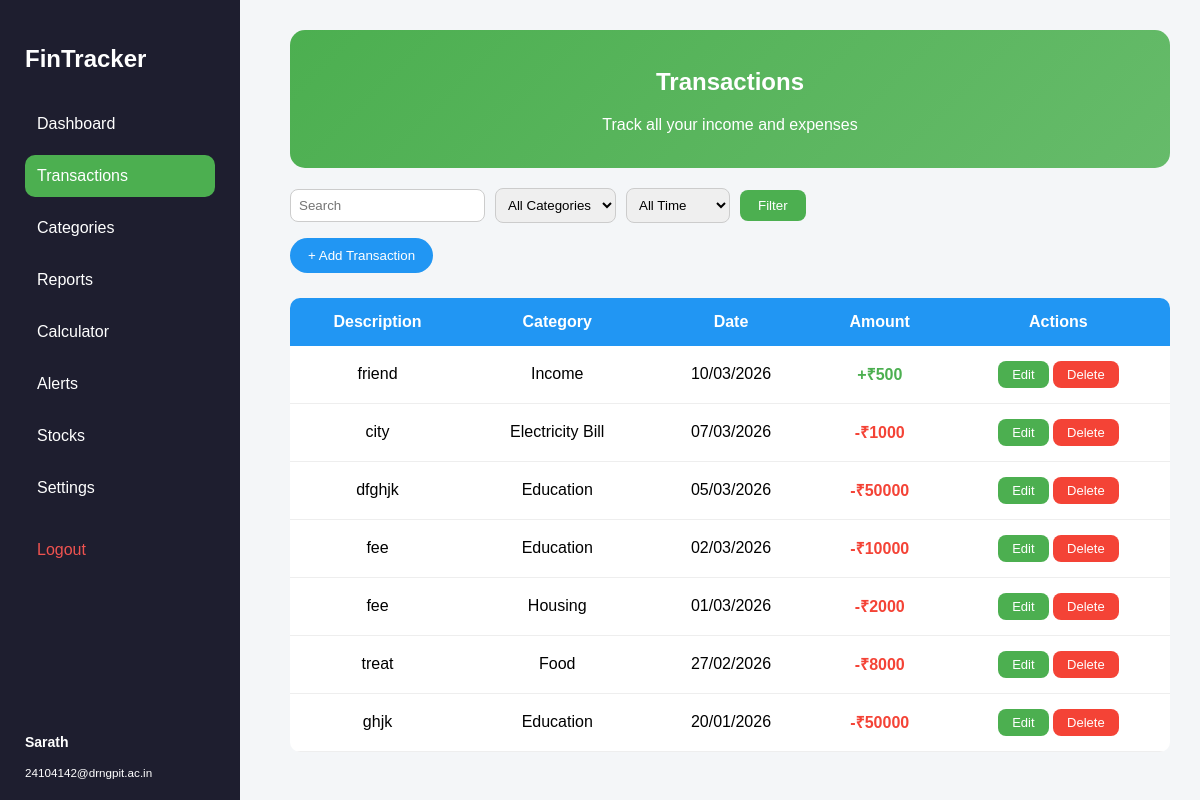
Screenshot of /transaction/ (signed in) with the database file from the repository.
### myapp/models.py (models this page shows, shortened)
class Transaction(models.Model):
    TRANSACTION_TYPES = [
        ('income', 'Income'),
        ('expense', 'Expense'),
    ]
    user = models.ForeignKey(User, on_delete=models.CASCADE, related_name='transactions')
    description = models.CharField(max_length=255)
    category = models.CharField(max_length=100)
    amount = models.DecimalField(max_digits=12, decimal_places=2)
    transaction_type = models.CharField(max_length=7, choices=TRANSACTION_TYPES, default='expense')
    date = models.DateField()
    created_at = models.DateTimeField(auto_now_add=True)
    class Meta:
        ordering = ['-date', '-created_at']

### myapp/views.py (the view)
# urls.py: path('transaction/', transaction_view, name='transaction'),
@login_required
def transaction_view(request):
    user = request.user
    transactions = Transaction.objects.filter(user=user)
    categories = Category.objects.filter(user=user)
    search = request.GET.get('search', '').strip()
    cat_filter = request.GET.get('category', '')
    time_filter = request.GET.get('time', '')
    if search:
        transactions = transactions.filter(
            Q(description__icontains=search) | Q(category__icontains=search)
        )
    if cat_filter:
        transactions = transactions.filter(category=cat_filter)
    if time_filter == 'today':
        transactions = transactions.filter(date=timezone.now().date())
    elif time_filter == 'month':
        now = timezone.now().date()
        transactions = transactions.filter(date__year=now.year, date__month=now.month)
    context = {
        'transactions': transactions,
        'categories': categories,
        'search': search,
        'cat_filter': cat_filter,
        'time_filter': time_filter,
    }
    return render(request, 'transaction.html', context)

### static/templates/transaction.html (shortened to what this page needs)
{% load static %}
<!DOCTYPE html>
<html lang="en">
<head>
    <link rel="stylesheet" href="{% static 'css/transactions1.css' %}">
</head>
<body>
<div class="layout">
    <div class="sidebar">
        <h2 class="logo">FinTracker</h2>
        <nav class="menu">
            <a href="{% url 'dashboard' %}">Dashboard</a>
            <a href="{% url 'transaction' %}" class="active">Transactions</a>
            <a href="{% url 'category' %}">Categories</a>
            <a href="{% url 'report' %}">Reports</a>
            <a href="{% url 'calculator' %}">Calculator</a>
            <a href="{% url 'alert' %}">Alerts</a>
            <a href="{% url 'stock' %}">Stocks</a>
            <a href="{% url 'setting' %}">Settings</a>
            <a href="{% url 'logout' %}" class="logout-link">Logout</a>
        </nav>
        <div class="profile">
            <p><strong>{{ request.user.username }}</strong></p>
            <small>{{ request.user.email }}</small>
        </div>
    </div>
    <main class="content">
        <div class="page-intro">
            <h2>Transactions</h2>
            <p>Track all your income and expenses</p>
        </div>
        <section class="filters">
            <form method="GET" action="{% url 'transaction' %}" class="filter-form">
                <input type="text" name="search" placeholder="Search" value="{{ search }}">
                <select name="category">
                    <option value="">All Categories</option>
                </select>
                <select name="time">
                    <option value="" {% if not time_filter %}selected{% endif %}>All Time</option>
                </select>
                <button type="submit" class="filter-btn">Filter</button>
            </form>
            <button class="add-btn" id="openAddModal">+ Add Transaction</button>
        </section>
        <table>
            <thead>
                <tr>
                    <th>Description</th>
                    <th>Category</th>
                    <th>Date</th>
                    <th>Amount</th>
                    <th>Actions</th>
                </tr>
            </thead>
            <tbody>
                {% for txn in transactions %}
                <tr>
                    <td>{{ txn.description }}</td>
                    <td>{{ txn.category }}</td>
                    <td>{{ txn.date|date:"d/m/Y" }}</td>
                    <td class="{{ txn.transaction_type }}">
                        {% if txn.transaction_type == 'income' %}+{% else %}-{% endif %}₹{{ txn.amount|floatformat:0 }}
                    </td>
                    <td>
                        <button class="edit edit-txn-btn" data-pk="{{ txn.pk }}" data-desc="{{ txn.description|escapejs }}" data-cat="{{ txn.category|escapejs }}" data-amount="{{ txn.amount }}" data-date="{{ txn.date|date:'Y-m-d' }}" data-type="{{ txn.transaction_type }}">Edit</button>
                        <form method="POST" action="{% url 'delete_transaction' txn.pk %}" class="inline-form">
                            <button type="submit" class="delete">Delete</button>
                        </form>
                    </td>
                </tr>
                {% empty %}
                <tr><td colspan="5" class="empty-msg">No transactions yet. Add one!</td></tr>
                {% endfor %}
            </tbody>
        </table>
    </main>
</div>
</body>
</html>

### static/css/transactions1.css (style rules this page uses)
.filters { display: flex; gap: 15px; margin-bottom: 25px; align-items: center; flex-wrap: wrap; }
.filter-form { display: flex; gap: 10px; flex-wrap: wrap; align-items: center; width: 100%; }
.filters input, .filters select { padding: 8px; border-radius: 8px; border: 1px solid #ccc; }
.filter-btn { padding: 8px 18px; background: #4CAF50; color: white; border: none; border-radius: 8px; cursor: pointer; }
td.income { color: #4CAF50; font-weight: 600; }
td.expense { color: #f44336; font-weight: 600; }
table { width: 100%; background: white; border-radius: 10px; border-collapse: collapse; overflow: hidden; }
thead { background: #2196F3; color: white; }
th, td { padding: 15px; text-align: center; }
tbody tr { border-bottom: 1px solid #eee; }
td button { padding: 6px 14px; border-radius: 8px; border: none; cursor: pointer; font-size: 13px; transition: all 0.25s ease; }
td .edit { background: #4CAF50; color: white; }
td .delete { background: #f44336; color: white; }
.add-btn { padding: 10px 18px; background: #2196F3; color: white; border: none; border-radius: 20px; cursor: pointer; }

### static/css/sidebar.css (style rules this page uses)
* { box-sizing: border-box; }
body { margin: 0; font-family: Arial, sans-serif; background: #f4f6f8; }
.layout { display: flex; }
.sidebar { width: 240px; height: 100vh; background: #1e1e2f; color: white; padding: 25px; position: fixed; left: 0; top: 0; }
.logo { margin-bottom: 30px; }
.menu a { display: block; padding: 12px; color: white; text-decoration: none; border-radius: 10px; margin-bottom: 10px; }
.menu a:hover, .menu .active { background: #4CAF50; }
.menu .logout-link { margin-top: 20px; color: #ef5350; }
.profile { position: absolute; bottom: 20px; font-size: 14px; }
.content { margin-left: 260px; padding: 30px; width: calc(100% - 260px); }
.page-intro { background: linear-gradient(135deg, #4CAF50, #66BB6A); color: white; padding: 18px; border-radius: 15px; margin-bottom: 20px; text-align: center; }
.inline-form { display: inline; }

### rows the page displays
Transaction: description "friend", category "Income", date "10/03/2026", amount "500"
Transaction: description "city", category "Electricity Bill", date "07/03/2026", amount "1000"
Transaction: description "dfghjk", category "Education", date "05/03/2026", amount "50000"
Transaction: description "fee", category "Education", date "02/03/2026", amount "10000"
Transaction: description "fee", category "Housing", date "01/03/2026", amount "2000"
Transaction: description "treat", category "Food", date "27/02/2026", amount "8000"
Transaction: description "ghjk", category "Education", date "20/01/2026", amount "50000"

### other values shown
{{ request.user.username }} "Sarath"
{{ request.user.email }} "24104142@drngpit.ac.in"
